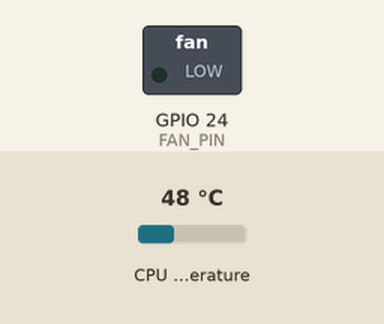
The program below on a simulated Raspberry Pi (BCM pin numbers). On the bench: switched loads named in the program (green lamp = pin HIGH). The inputs (shaded band) are chosen by the test bench; at power-on: CPU temperature 48 °C.

Above: at 1.2 s.
1.3 s: CPU temperature set to 52 °C
At 2.8 s:
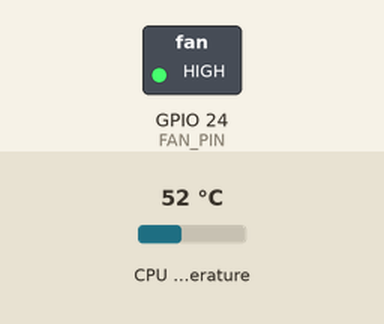
3.5 s: CPU temperature set to 46 °C
5.2 s: CPU temperature set to 43 °C
At 7.1 s:
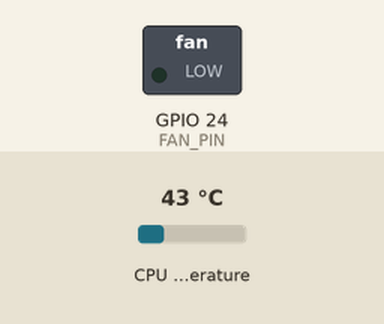
7.5 s: CPU temperature set to 58 °C
At 8.7 s:
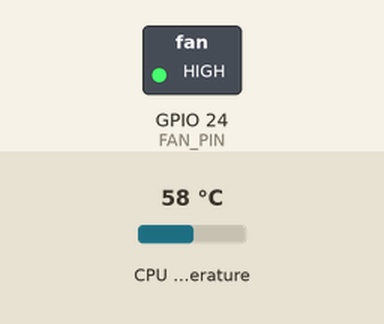
Timing chart, 0 to 10.5 s (numbered marks = the images above; inputs shaded):
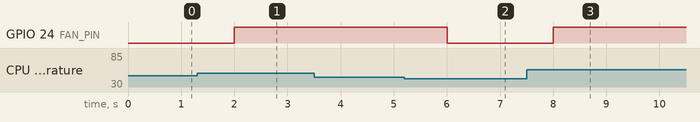

The program:

cooling.py
```python
#!/usr/bin/python
# -*- coding: utf-8 -*-

import RPi.GPIO as GPIO
import time
import sys

######################### [Configuration] ##############################################
FAN_PIN = 24            # BCM pin used to drive transistor's base
WAIT_TIME = 1           # [s] Time to wait between each refresh
TEMP_MIN = 45           # [C] The temperature in Celsius after which we trigger the fan
TEMP_MAX = 50           # [C] Temp when we turn the fan off
########################################################################################

fanRunning = False

def setup():
    GPIO.setwarnings(False)
    GPIO.setmode(GPIO.BCM)
    GPIO.setup(FAN_PIN, GPIO.OUT)
    return()

def getCPUtemperature():
    # Read CPU temperature
    cpuTempFile = open('/sys/class/thermal/thermal_zone0/temp', 'r')
    temp = float(cpuTempFile.read()) / 1000
    cpuTempFile.close()

    return temp

def fanON():
    GPIO.output(FAN_PIN, True)
    return()

def fanOFF():
    GPIO.output(FAN_PIN, False)
    return()

def checkTemp():
    global fanRunning
    temperature = getCPUtemperature()

    if (not fanRunning and temperature > TEMP_MAX):
        fanRunning = True
        fanON()

    if (fanRunning and temperature <  TEMP_MIN):
        fanRunning = False
        fanOFF()

    return()

try:
    setup()
    while True:
        checkTemp()
        time.sleep(WAIT_TIME)

except KeyboardInterrupt: # trap a CTRL+C keyboard interrupt
    GPIO.cleanup() # resets all GPIO ports used by this program
```

Measured:
- the behaviour switches between 50 and 51 °C on CPU temperature (found by bisection; images 0 and 1)
- the behaviour switches between 45 and 44 °C on CPU temperature (found by bisection; images 1 and 2)
- after the input at 1.3 s, GPIO 24 (FAN_PIN): LOW → HIGH after 0.70 s
- after the input at 3.5 s, every drawn part: stays the same
- after the input at 5.2 s, GPIO 24 (FAN_PIN): HIGH → LOW after 0.80 s
- after the input at 7.5 s, GPIO 24 (FAN_PIN): LOW → HIGH after 0.50 s
